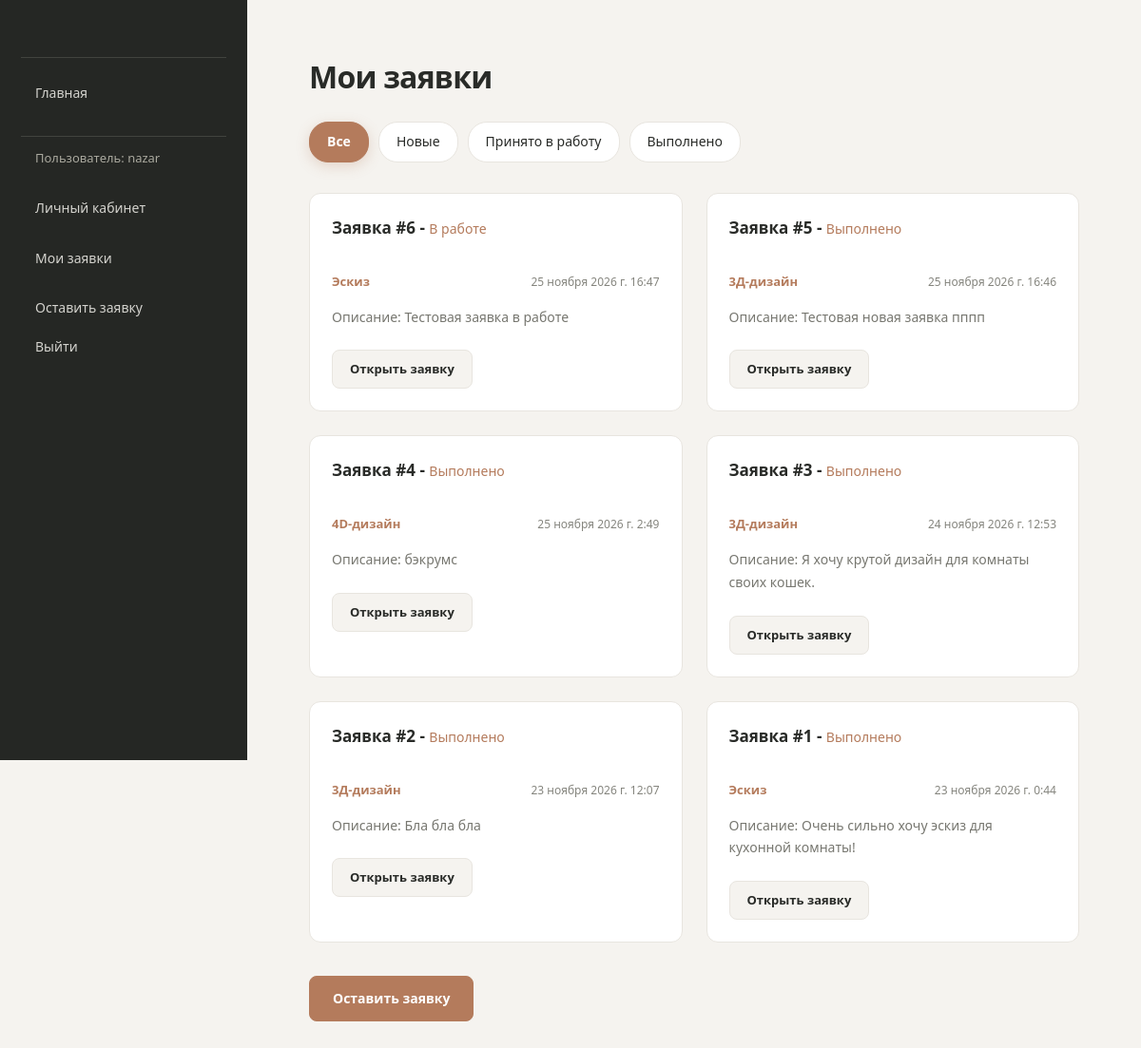
Before: /creative_space/my_submissions/ (signed in) with the older database file.
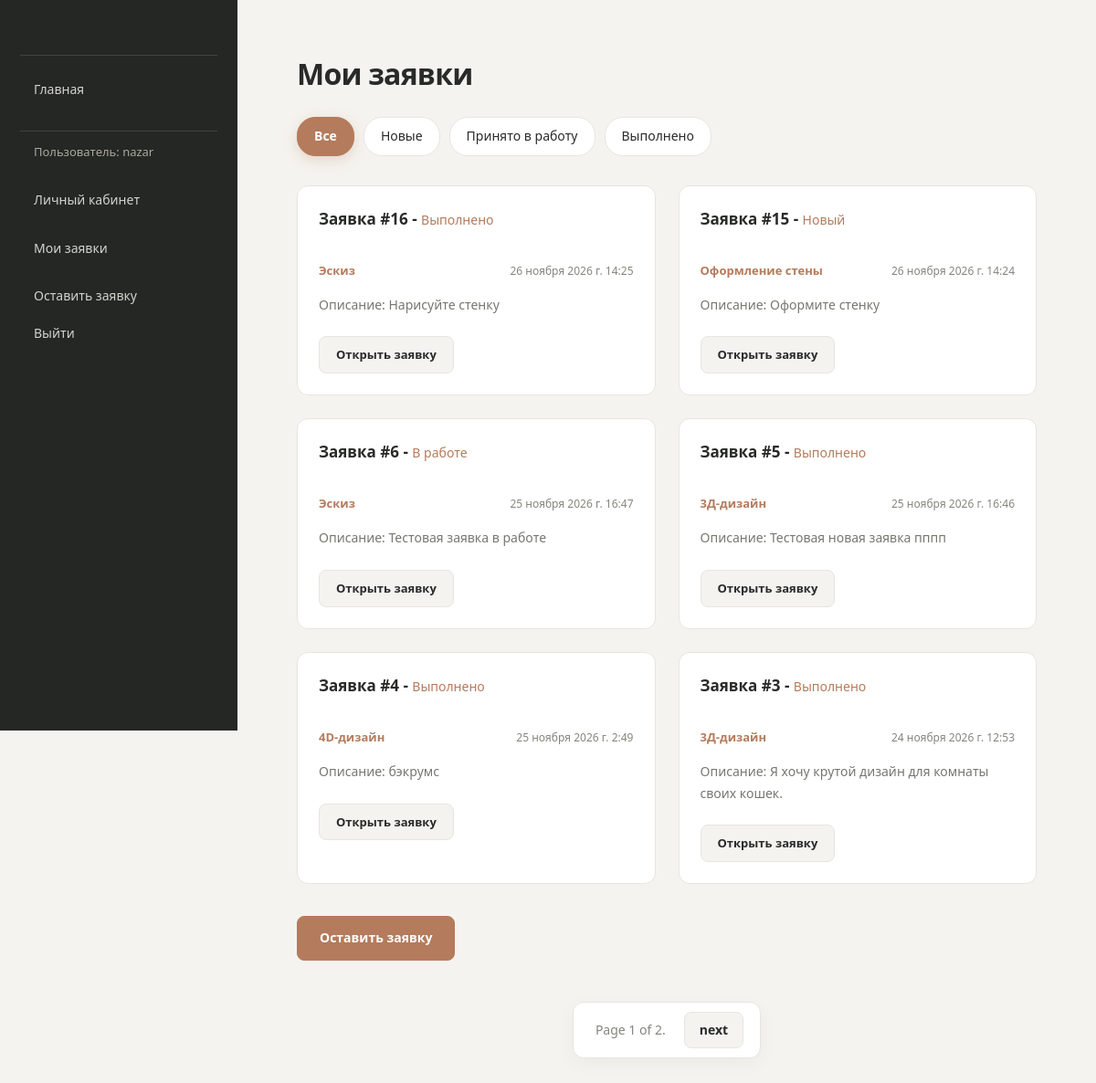
After: the same page with the newer database file.
### creative_space/models.py (models this page shows, shortened)
class Submission(models.Model):
    client = models.ForeignKey(Client, verbose_name="Клиент", on_delete=models.SET_NULL, null=True)
    category = models.ForeignKey(Category, verbose_name="Категория",on_delete=models.CASCADE, help_text="Категория заявки (что требуется сделать по заявке)")
    description = models.TextField("Описание", help_text="Предпочтения и пожелания к дизайну.")
    floor_plan=models.ImageField(
        "План помещения",
        upload_to='floor_plan/%Y/%m',
        help_text="План помещения.",
        validators=[
            FileExtensionValidator(
                allowed_extensions=['png', 'jpg', 'jpeg', 'bmp'],
                message="Допустимые форматы: JPG, JPEG, PNG, BMP.",),
            validate_image_size,],
        )
    created_at = models.DateTimeField(auto_now_add=True, help_text="Дата создания заявки")
    WORK_STATUS = [
        ('n', 'Новый'),
        ('w', 'В работе'),
        ('r', "Выполнено"),
    ]
    status = models.CharField("Статус заявки", max_length=1, choices=WORK_STATUS, default='n')
    def get_absolute_url(self):
        return reverse('submission-detail', args=[str(self.id)])

class Category(models.Model):
    name = models.CharField("Категория", max_length=50, help_text="Категория заявки.")
    class Meta:
        ordering = ('name',)
    def __str__(self):
        return self.name

### creative_space/views.py (the view)
# urls.py: path('my_submissions/', views.SubmissionListViewMy.as_view(), name='my_submissions'),
class SubmissionListViewMy(LoginRequiredMixin, generic.ListView):
    model = Submission
    template_name = 'creative_space/submission_list_my.html'
    paginate_by = 6
    def get_queryset(self):
        queryset = (Submission.objects.filter(client__user=self.request.user)).order_by('-created_at')
        status = self.request.GET.get('status')
        if status:
            queryset = queryset.filter(status__exact=status)
        return queryset
    def get_context_data(self, **kwargs):
        context = super().get_context_data(**kwargs)
        context['current_status'] = self.request.GET.get('status', '')
        return context

### creative_space/templates/creative_space/submission_list_my.html
{% extends 'base_generic.html' %}
{% block content %}
    <h1>Мои заявки</h1>
            <div class="filter-buttons">
                <a href="{% url 'my_submissions' %}" class="filter-btn {% if not current_status %}active{% endif %}">Все</a>
                <a href="?status=n" class="filter-btn {% if current_status == 'n' %}active{% endif %}">Новые</a>
                <a href="?status=w" class="filter-btn {% if current_status == 'w' %}active{% endif %}">Принято в работу</a>
                <a href="?status=r" class="filter-btn {% if current_status == 'r' %}active{% endif %}">Выполнено</a>
            </div>
    <div class="submissions">
        {% if submission_list %}
            {% for submission in submission_list %}
                <div class="submission">
                    <h3>Заявка #{{submission.id}} - <span class="status">{{submission.get_status_display}}</span></h3>
                    <div class="submission-info">
                        <p>{{submission.category}}</p>
                        <time>{{submission.created_at}}</time>
                    </div>
                    <p>Описание: {{submission.description}}</p>
                    <a href="{{ submission.get_absolute_url }}">Открыть заявку</a>
                </div>
            {% endfor %}
            <a href="{% url 'create_submission' %}">Оставить заявку</a>
        {% else %}
            <div class="actions">
               <p>У вас пока еще нет заявок.</p>
                <a href="{% url 'create_submission' %}">Оставить заявку</a>
            </div>
        {% endif %}
    </div>
{% endblock %}

### creative_space/templates/base_generic.html (shortened to what this page needs)
<!DOCTYPE html>
<html lang="ru">
  <head>
    {% load static %}
    <link rel="stylesheet" href="{% static 'css/styles.css' %}" />
  </head>
  <body>
    <div class="container">
      <header>
        <nav>
          {% block sidebar %}
            <menu class="sidebar-nav">
              <li><a href="{% url 'index' %}">Главная</a></li>
            {% if user.is_authenticated %}
              <li>Пользователь: {{user.get_username}}</li>
              <li><a href="{% url 'profile' %}">Личный кабинет</a></li>
              <li><a href="{% url 'my_submissions' %}">Мои заявки</a></li>
              <li><a href="{% url 'create_submission' %}">Оставить заявку</a></li>
              <li>
                <form id="logout-form" method="post" action="{% url 'logout' %}">
                  <button type="submit" class="btn-link">Выйти</button>
                </form>
              </li>
            {% else %}
              <li><a href="{% url 'login' %}">Войти</a></li>
            {% endif %}
            </menu>
          {% endblock %}
        </nav>
      </header>
      <main>
        {% block content %}{% endblock %}
        {% block pagination %}
          {% if is_paginated %}
            <div class="pagination">
              <span class="page-links">
                <span class="page-current">
                  Page {{ page_obj.number }} of {{ page_obj.paginator.num_pages }}.
                </span>
                {% if page_obj.has_next %}
                  <a href="{{ request.path }}?page={{ page_obj.next_page_number }}">next</a>
                {% endif %}
              </span>
            </div>
          {% endif %}
        {% endblock %}
      </main>
    </div>
  </body>
</html>

Changed rows visible on the page:
no longer on this page (row unchanged): Submission: id "2", status "Выполнено", category "3Д-дизайн", created_at "23 ноября 2026 г. 12:07", description "Бла бла бла"
no longer on this page (row unchanged): Submission: id "1", status "Выполнено", category "Эскиз", created_at "23 ноября 2026 г. 0:44", description "Очень сильно хочу эскиз для кухонной комнаты!"
added Submission: id "16", status "Выполнено", category "Эскиз", created_at "26 ноября 2026 г. 14:25", description "Нарисуйте стенку"
added Submission: id "15", status "Новый", category "Оформление стены", created_at "26 ноября 2026 г. 14:24", description "Оформите стенку"
Other visible differences:
{{ page_obj.number }}: (not shown) → "1"
{{ page_obj.paginator.num_pages }}: (not shown) → "2"
text now shown: "Page of . next"
